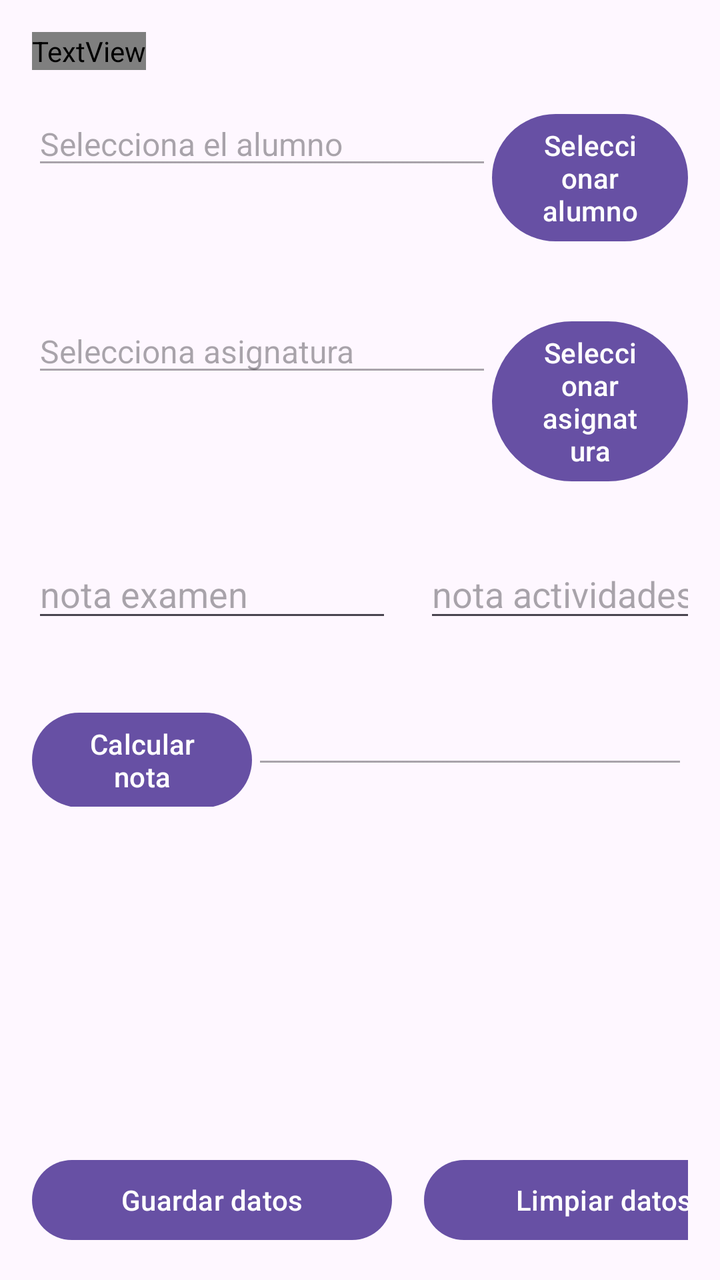
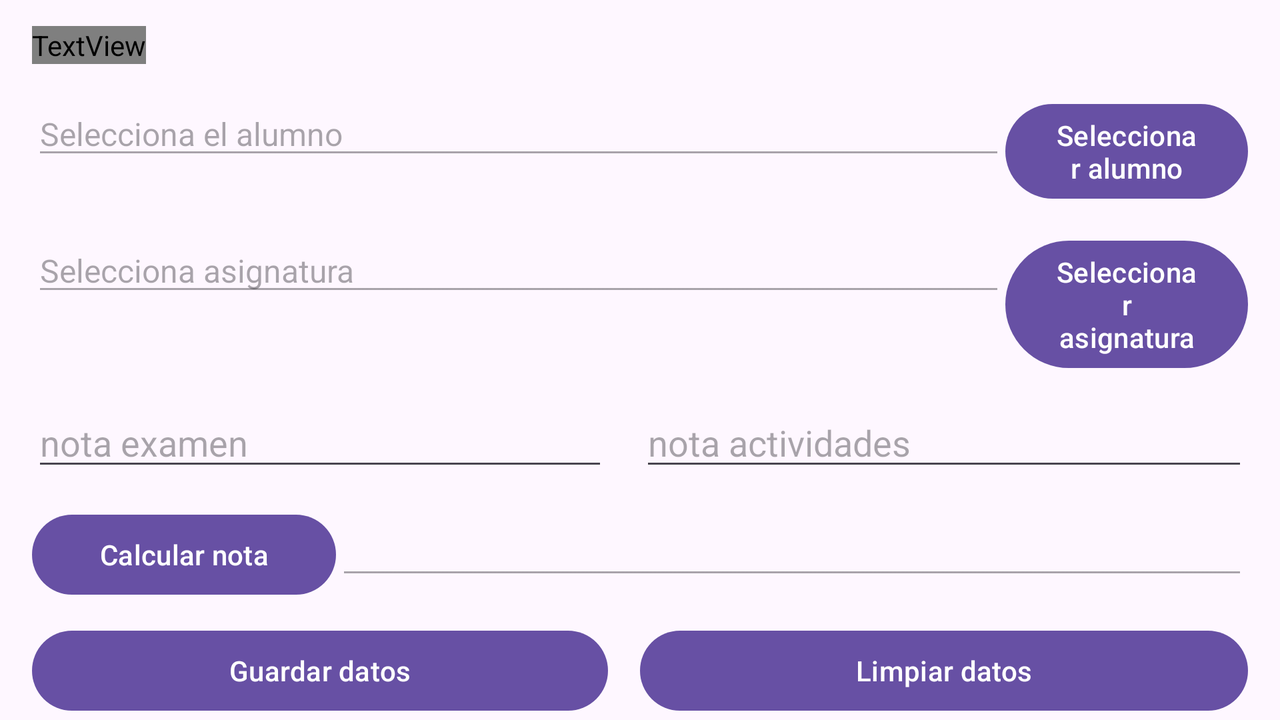

An Android layout and its configuration variant, each rendered on a device that would load it. The default file and the variant file are quoted in full after the pictures.
<!-- AndroidManifest.xml: application theme Theme.EvaluacionT1_vl -->
<!-- res/layout/activity_pantalla_registro.xml -->
<?xml version="1.0" encoding="utf-8"?>
<RelativeLayout xmlns:android="http://schemas.android.com/apk/res/android"
    xmlns:app="http://schemas.android.com/apk/res-auto"
    xmlns:tools="http://schemas.android.com/tools"
    android:layout_width="match_parent"
    android:layout_height="match_parent"
    tools:context=".PantallaRegistro">

    <TextView
        android:id="@+id/tvTitulo"
        android:layout_width="wrap_content"
        android:layout_height="wrap_content"
        android:layout_marginLeft="@dimen/margen"
        android:layout_marginTop="@dimen/margen"
        android:text="@string/tv_principal"
        android:textSize="@dimen/titulos"
        android:textColor="@color/red"
        android:textStyle="bold"/>

    <LinearLayout
        android:id="@+id/llAlumno"
        android:layout_width="match_parent"
        android:layout_height="wrap_content"
        android:orientation="horizontal"
        android:layout_below="@id/tvTitulo"
        android:layout_margin="@dimen/margen">

        <EditText
            android:id="@+id/etAlumno"
            android:layout_width="@dimen/width_editText"
            android:layout_height="wrap_content"
            android:enabled="false"
            android:textSize="@dimen/margen"
            android:hint="@string/et_alumno"/>

        <Button
            android:id="@+id/btnAlumno"
            android:layout_width="wrap_content"
            android:layout_height="wrap_content"
            android:text="@string/btn_alumno"/>

    </LinearLayout>

    <LinearLayout
        android:id="@+id/llAsignatura"
        android:layout_width="match_parent"
        android:layout_height="wrap_content"
        android:orientation="horizontal"
        android:layout_below="@id/llAlumno"
        android:layout_margin="@dimen/margen">

        <EditText
            android:id="@+id/etAsignatura"
            android:layout_width="@dimen/width_editText"
            android:layout_height="wrap_content"
            android:enabled="false"
            android:textSize="@dimen/margen"
            android:hint="@string/et_asignatura"/>

        <Button
            android:id="@+id/btnAsignatura"
            android:layout_width="wrap_content"
            android:layout_height="wrap_content"
            android:text="@string/btn_asignatura"/>

    </LinearLayout>

    <LinearLayout
        android:id="@+id/llNotas"
        android:layout_width="match_parent"
        android:layout_height="wrap_content"
        android:orientation="horizontal"
        android:layout_below="@id/llAsignatura"
        android:layout_margin="@dimen/margen">

        <EditText
            android:id="@+id/etNotaExamen"
            android:layout_width="@dimen/width_editText_pequennos"
            android:layout_height="wrap_content"
            android:hint="@string/et_notaExamen"
            android:layout_marginRight="@dimen/margen"
            android:inputType="number"/>

        <EditText
            android:id="@+id/etNotaActividades"
            android:layout_width="@dimen/width_editText_pequennos"
            android:layout_height="wrap_content"
            android:hint="@string/et_notaActividades"
            android:inputType="number"/>

    </LinearLayout>

    <LinearLayout
        android:id="@+id/llCalcular"
        android:layout_width="match_parent"
        android:layout_height="wrap_content"
        android:orientation="horizontal"
        android:layout_margin="@dimen/margen"
        android:layout_below="@id/llNotas">

        <Button
            android:id="@+id/btnCalcular"
            android:layout_width="@dimen/btnCalcular"
            android:layout_height="wrap_content"
            android:text="@string/btn_calcular"/>

        <EditText
            android:id="@+id/etCalcular"
            android:layout_width="match_parent"
            android:layout_height="wrap_content"
            android:textAlignment="center"
            android:enabled="false"/>

    </LinearLayout>

    <LinearLayout
        android:id="@+id/llBotones"
        android:layout_width="match_parent"
        android:layout_height="wrap_content"
        android:layout_margin="@dimen/margen"
        android:layout_alignParentBottom="true"
        android:orientation="horizontal">



        <Button
            android:id="@+id/btnGuardar"
            android:layout_width="@dimen/width_editText_pequennos"
            android:layout_height="wrap_content"
            android:text="@string/btn_guardarDatos"
            android:layout_marginRight="@dimen/margen"/>

        <Button
            android:id="@+id/btnLimpiar"
            android:layout_width="@dimen/width_editText_pequennos"
            android:layout_height="wrap_content"
            android:text="@string/btn_limpiarDatos"/>
    </LinearLayout>
</RelativeLayout>
<!-- resources referenced by this layout -->
<resources>
  <dimen name="btnCalcular">110dp</dimen>
  <dimen name="margen">16dp</dimen>
  <dimen name="titulos">26sp</dimen>
  <dimen name="width_editText">230dp</dimen>
  <dimen name="width_editText_pequennos">180dp</dimen>
  <string name="btn_alumno">Seleccionar alumno</string>
  <string name="btn_asignatura">Seleccionar asignatura</string>
  <string name="btn_calcular">Calcular nota</string>
  <string name="btn_guardarDatos">Guardar datos</string>
  <string name="btn_limpiarDatos">Limpiar datos</string>
  <string name="et_alumno">Selecciona el alumno</string>
  <string name="et_asignatura">Selecciona asignatura</string>
  <string name="et_notaActividades">nota actividades</string>
  <string name="et_notaExamen">nota examen</string>
  <string name="tv_principal">Registro de nota</string>
  <style name="Theme.EvaluacionT1_vl" parent="Base.Theme.EvaluacionT1_vl" />
  <style name="Base.Theme.EvaluacionT1_vl" parent="Theme.Material3.DayNight.NoActionBar">
          
          
      </style>
</resources>
<!-- res/layout-land/activity_pantalla_registro.xml (the repository's variant of the layout above) -->
<!-- drawn on the phone turned sideways -->
<?xml version="1.0" encoding="utf-8"?>
<LinearLayout xmlns:android="http://schemas.android.com/apk/res/android"
    xmlns:app="http://schemas.android.com/apk/res-auto"
    xmlns:tools="http://schemas.android.com/tools"
    android:layout_width="match_parent"
    android:layout_height="match_parent"
    android:orientation="vertical"

    tools:context=".PantallaRegistro">

    <TextView
        android:id="@+id/tvTitulo"
        android:layout_width="wrap_content"
        android:layout_height="wrap_content"
        android:layout_marginRight="@dimen/margen_right"
        android:layout_marginLeft="@dimen/margen_left"
        android:layout_marginTop="@dimen/margen_top"
        android:text="@string/tv_principal"
        android:textSize="@dimen/titulos"
        android:textColor="@color/red"
        android:textStyle="bold"/>

    <LinearLayout
        android:id="@+id/llAlumno"
        android:layout_width="match_parent"
        android:layout_height="wrap_content"
        android:layout_marginTop="14dp"
        android:orientation="horizontal"
        android:layout_below="@id/tvTitulo"
        android:layout_marginRight="@dimen/margen_right"
        android:layout_marginLeft="@dimen/margen_left"
        >

        <EditText
            android:id="@+id/etAlumno"
            android:layout_width="match_parent"
            android:layout_height="wrap_content"
            android:layout_weight="1"
            android:enabled="false"
            android:textSize="@dimen/margen"
            android:hint="@string/et_alumno"/>

        <Button
            android:id="@+id/btnAlumno"
            android:layout_width="match_parent"
            android:layout_height="wrap_content"
            android:layout_weight="4"
            android:text="@string/btn_alumno"/>

    </LinearLayout>

    <LinearLayout

        android:id="@+id/llAsignatura"
        android:layout_width="match_parent"
        android:layout_height="wrap_content"
        android:layout_marginTop="@dimen/margen_top"
        android:orientation="horizontal"
        android:layout_below="@id/llAlumno"
        android:layout_marginRight="@dimen/margen_right"
        android:layout_marginLeft="@dimen/margen_left">

        <EditText
            android:id="@+id/etAsignatura"
            android:layout_width="match_parent"
            android:layout_height="wrap_content"
            android:layout_weight="1"
            android:enabled="false"
            android:textSize="@dimen/margen"
            android:hint="@string/et_asignatura"/>

        <Button
            android:id="@+id/btnAsignatura"
            android:layout_width="match_parent"
            android:layout_height="wrap_content"
            android:layout_weight="4"
            android:text="@string/btn_asignatura"/>

    </LinearLayout>

    <LinearLayout

        android:id="@+id/llNotas"
        android:layout_width="match_parent"
        android:layout_height="wrap_content"
        android:layout_marginTop="@dimen/margen_top"
        android:orientation="horizontal"
        android:layout_below="@id/llAsignatura"
        android:layout_marginRight="@dimen/margen_right"
        android:layout_marginLeft="@dimen/margen_left">

        <EditText
            android:id="@+id/etNotaExamen"
            android:layout_width="match_parent"
            android:layout_height="wrap_content"
            android:layout_weight="1"
            android:hint="@string/et_notaExamen"
            android:layout_marginRight="@dimen/margen"
            android:inputType="number"/>

        <EditText
            android:id="@+id/etNotaActividades"
            android:layout_width="match_parent"
            android:layout_height="wrap_content"
            android:layout_weight="1"
            android:hint="@string/et_notaActividades"
            android:inputType="number"/>

    </LinearLayout>

    <LinearLayout

        android:id="@+id/llCalcular"
        android:layout_width="match_parent"
        android:layout_height="wrap_content"
        android:layout_marginTop="@dimen/margen_top"
        android:orientation="horizontal"
        android:layout_marginRight="@dimen/margen_right"
        android:layout_marginLeft="@dimen/margen_left"
        android:layout_below="@id/llNotas">

        <Button
            android:id="@+id/btnCalcular"
            android:layout_width="match_parent"
            android:layout_height="wrap_content"
            android:layout_weight="3"
            android:text="@string/btn_calcular"/>

        <EditText
            android:id="@+id/etCalcular"
            android:layout_width="match_parent"
            android:layout_height="wrap_content"
            android:layout_weight="1"
            android:textAlignment="center"
            android:enabled="false"/>

    </LinearLayout>

    <LinearLayout
        android:id="@+id/llBotones"
        android:layout_width="match_parent"
        android:layout_height="wrap_content"
        android:layout_marginTop="10dp"
        android:layout_marginRight="@dimen/margen_right"
        android:layout_marginLeft="@dimen/margen_left"

        android:orientation="horizontal">

        <Button

            android:id="@+id/btnGuardar"
            android:layout_width="match_parent"
            android:layout_height="wrap_content"
            android:layout_weight="1"
            android:text="@string/btn_guardarDatos"
            android:layout_marginRight="@dimen/margen"/>

        <Button
            android:id="@+id/btnLimpiar"
            android:layout_width="match_parent"
            android:layout_height="wrap_content"
            android:layout_weight="1"
            android:text="@string/btn_limpiarDatos"/>
    </LinearLayout>
</LinearLayout>
<!-- resources referenced by the variant -->
<!-- as the phone turned sideways resolves them -->
<resources>
  <dimen name="margen">16dp</dimen>
  <dimen name="margen_left">16dp</dimen>
  <dimen name="margen_right">16dp</dimen>
  <dimen name="margen_top">13dp</dimen>
  <dimen name="titulos">26sp</dimen>
  <string name="btn_alumno">Seleccionar alumno</string>
  <string name="btn_asignatura">Seleccionar asignatura</string>
  <string name="btn_calcular">Calcular nota</string>
  <string name="btn_guardarDatos">Guardar datos</string>
  <string name="btn_limpiarDatos">Limpiar datos</string>
  <string name="et_alumno">Selecciona el alumno</string>
  <string name="et_asignatura">Selecciona asignatura</string>
  <string name="et_notaActividades">nota actividades</string>
  <string name="et_notaExamen">nota examen</string>
  <string name="tv_principal">Registro de nota</string>
  <style name="Theme.EvaluacionT1_vl" parent="Base.Theme.EvaluacionT1_vl" />
  <style name="Base.Theme.EvaluacionT1_vl" parent="Theme.Material3.DayNight.NoActionBar">
          
          
      </style>
</resources>
